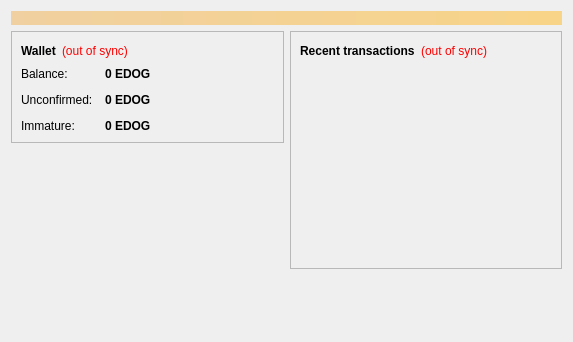
<?xml version="1.0" encoding="UTF-8"?>
<ui version="4.0">
 <class>OverviewPage</class>
 <widget class="QWidget" name="OverviewPage">
  <property name="geometry">
   <rect>
    <x>0</x>
    <y>0</y>
    <width>573</width>
    <height>342</height>
   </rect>
  </property>
  <property name="windowTitle">
   <string>Form</string>
  </property>
  <layout class="QVBoxLayout" name="topLayout">
   <item>
    <widget class="QLabel" name="labelAlerts">
     <property name="visible">
      <bool>false</bool>
     </property>
     <property name="styleSheet">
      <string notr="true">background-color: qlineargradient(x1: 0, y1: 0, x2: 1, y2: 0, stop:0 #F0D0A0, stop:1 #F8D488); color:#000000;</string>
     </property>
     <property name="wordWrap">
      <bool>true</bool>
     </property>
     <property name="margin">
      <number>3</number>
     </property>
    </widget>
   </item>
   <item>
    <layout class="QHBoxLayout" name="horizontalLayout" stretch="1,1">
     <item>
      <layout class="QVBoxLayout" name="verticalLayout_2">
       <item>
        <widget class="QFrame" name="frame">
         <property name="frameShape">
          <enum>QFrame::StyledPanel</enum>
         </property>
         <property name="frameShadow">
          <enum>QFrame::Raised</enum>
         </property>
         <layout class="QVBoxLayout" name="verticalLayout_4">
          <item>
           <layout class="QHBoxLayout" name="horizontalLayout_4">
            <item>
             <widget class="QLabel" name="label_5">
              <property name="font">
               <font>
                <weight>75</weight>
                <bold>true</bold>
               </font>
              </property>
              <property name="text">
               <string>Wallet</string>
              </property>
             </widget>
            </item>
            <item>
             <widget class="QLabel" name="labelWalletStatus">
              <property name="toolTip">
               <string>The displayed information may be out of date. Your wallet automatically synchronizes with the eDogCoin network after a connection is established, but this process has not completed yet.</string>
              </property>
              <property name="styleSheet">
               <string notr="true">QLabel { color: red; }</string>
              </property>
              <property name="text">
               <string notr="true">(out of sync)</string>
              </property>
              <property name="alignment">
               <set>Qt::AlignLeading|Qt::AlignLeft|Qt::AlignVCenter</set>
              </property>
             </widget>
            </item>
            <item>
             <spacer name="horizontalSpacer_2">
              <property name="orientation">
               <enum>Qt::Horizontal</enum>
              </property>
              <property name="sizeHint" stdset="0">
               <size>
                <width>40</width>
                <height>20</height>
               </size>
              </property>
             </spacer>
            </item>
           </layout>
          </item>
          <item>
           <layout class="QFormLayout" name="formLayout_2">
            <property name="fieldGrowthPolicy">
             <enum>QFormLayout::AllNonFixedFieldsGrow</enum>
            </property>
            <property name="horizontalSpacing">
             <number>12</number>
            </property>
            <property name="verticalSpacing">
             <number>12</number>
            </property>
            <item row="0" column="0">
             <widget class="QLabel" name="label">
              <property name="text">
               <string>Balance:</string>
              </property>
             </widget>
            </item>
            <item row="0" column="1">
             <widget class="QLabel" name="labelBalance">
              <property name="font">
               <font>
                <weight>75</weight>
                <bold>true</bold>
               </font>
              </property>
              <property name="cursor">
               <cursorShape>IBeamCursor</cursorShape>
              </property>
              <property name="toolTip">
               <string>Your current balance</string>
              </property>
              <property name="text">
               <string notr="true">0 EDOG</string>
              </property>
              <property name="textInteractionFlags">
               <set>Qt::LinksAccessibleByMouse|Qt::TextSelectableByKeyboard|Qt::TextSelectableByMouse</set>
              </property>
             </widget>
            </item>
            <item row="1" column="0">
             <widget class="QLabel" name="label_3">
              <property name="text">
               <string>Unconfirmed:</string>
              </property>
             </widget>
            </item>
            <item row="1" column="1">
             <widget class="QLabel" name="labelUnconfirmed">
              <property name="font">
               <font>
                <weight>75</weight>
                <bold>true</bold>
               </font>
              </property>
              <property name="cursor">
               <cursorShape>IBeamCursor</cursorShape>
              </property>
              <property name="toolTip">
               <string>Total of transactions that have yet to be confirmed, and do not yet count toward the current balance</string>
              </property>
              <property name="text">
               <string notr="true">0 EDOG</string>
              </property>
              <property name="textInteractionFlags">
               <set>Qt::LinksAccessibleByMouse|Qt::TextSelectableByKeyboard|Qt::TextSelectableByMouse</set>
              </property>
             </widget>
            </item>
            <item row="2" column="0">
             <widget class="QLabel" name="labelImmatureText">
              <property name="text">
               <string>Immature:</string>
              </property>
             </widget>
            </item>
            <item row="2" column="1">
             <widget class="QLabel" name="labelImmature">
              <property name="font">
               <font>
                <weight>75</weight>
                <bold>true</bold>
               </font>
              </property>
              <property name="toolTip">
               <string>Mined balance that has not yet matured</string>
              </property>
              <property name="text">
               <string notr="true">0 EDOG</string>
              </property>
              <property name="textInteractionFlags">
               <set>Qt::LinksAccessibleByMouse|Qt::TextSelectableByKeyboard|Qt::TextSelectableByMouse</set>
              </property>
             </widget>
            </item>
           </layout>
          </item>
         </layout>
        </widget>
       </item>
       <item>
        <spacer name="verticalSpacer">
         <property name="orientation">
          <enum>Qt::Vertical</enum>
         </property>
         <property name="sizeHint" stdset="0">
          <size>
           <width>20</width>
           <height>40</height>
          </size>
         </property>
        </spacer>
       </item>
      </layout>
     </item>
     <item>
      <layout class="QVBoxLayout" name="verticalLayout_3">
       <item>
        <widget class="QFrame" name="frame_2">
         <property name="frameShape">
          <enum>QFrame::StyledPanel</enum>
         </property>
         <property name="frameShadow">
          <enum>QFrame::Raised</enum>
         </property>
         <layout class="QVBoxLayout" name="verticalLayout">
          <item>
           <layout class="QHBoxLayout" name="horizontalLayout_2">
            <item>
             <widget class="QLabel" name="label_4">
              <property name="text">
               <string>&lt;b&gt;Recent transactions&lt;/b&gt;</string>
              </property>
             </widget>
            </item>
            <item>
             <widget class="QLabel" name="labelTransactionsStatus">
              <property name="toolTip">
               <string>The displayed information may be out of date. Your wallet automatically synchronizes with the eDogCoin network after a connection is established, but this process has not completed yet.</string>
              </property>
              <property name="styleSheet">
               <string notr="true">QLabel { color: red; }</string>
              </property>
              <property name="text">
               <string notr="true">(out of sync)</string>
              </property>
              <property name="alignment">
               <set>Qt::AlignRight|Qt::AlignTrailing|Qt::AlignVCenter</set>
              </property>
             </widget>
            </item>
            <item>
             <spacer name="horizontalSpacer">
              <property name="orientation">
               <enum>Qt::Horizontal</enum>
              </property>
              <property name="sizeHint" stdset="0">
               <size>
                <width>40</width>
                <height>20</height>
               </size>
              </property>
             </spacer>
            </item>
           </layout>
          </item>
          <item>
           <widget class="QListView" name="listTransactions">
            <property name="styleSheet">
             <string notr="true">QListView { background: transparent; }</string>
            </property>
            <property name="frameShape">
             <enum>QFrame::NoFrame</enum>
            </property>
            <property name="verticalScrollBarPolicy">
             <enum>Qt::ScrollBarAlwaysOff</enum>
            </property>
            <property name="horizontalScrollBarPolicy">
             <enum>Qt::ScrollBarAlwaysOff</enum>
            </property>
            <property name="selectionMode">
             <enum>QAbstractItemView::NoSelection</enum>
            </property>
           </widget>
          </item>
         </layout>
        </widget>
       </item>
       <item>
        <spacer name="verticalSpacer_2">
         <property name="orientation">
          <enum>Qt::Vertical</enum>
         </property>
         <property name="sizeHint" stdset="0">
          <size>
           <width>20</width>
           <height>40</height>
          </size>
         </property>
        </spacer>
       </item>
      </layout>
     </item>
    </layout>
   </item>
  </layout>
 </widget>
 <resources/>
 <connections/>
</ui>
